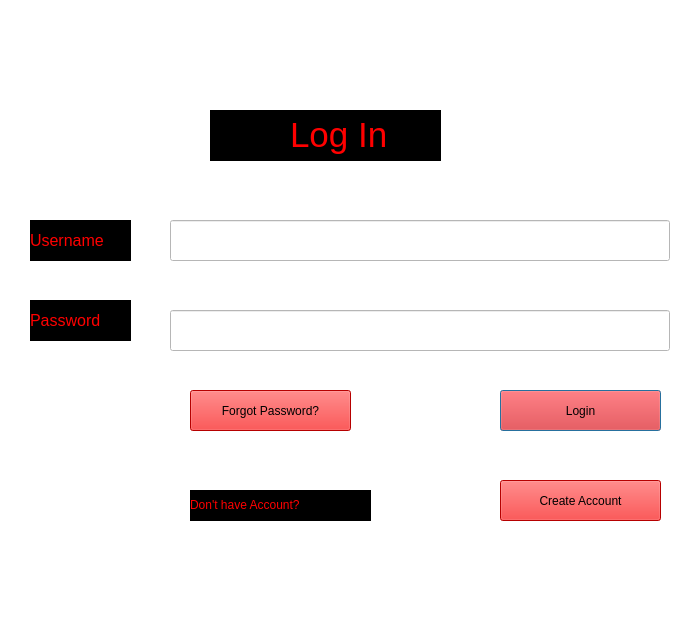
<?xml version="1.0" encoding="UTF-8"?>
<ui version="4.0">
 <class>Dialog</class>
 <widget class="QDialog" name="Dialog">
  <property name="geometry">
   <rect>
    <x>0</x>
    <y>0</y>
    <width>700</width>
    <height>620</height>
   </rect>
  </property>
  <property name="windowTitle">
   <string>Dialog</string>
  </property>
  <property name="styleSheet">
   <string notr="true">font: 75 12pt &quot;MS Shell Dlg 2&quot;;
background-color: rgb(255, 255, 255);</string>
  </property>
  <widget class="QLabel" name="lable">
   <property name="geometry">
    <rect>
     <x>210</x>
     <y>110</y>
     <width>231</width>
     <height>51</height>
    </rect>
   </property>
   <property name="styleSheet">
    <string notr="true">background-color: rgb(0, 0, 0);

font-size: 24pt;</string>
   </property>
   <property name="text">
    <string>&lt;!DOCTYPE HTML PUBLIC &quot;-//W3C//DTD HTML 4.0//EN&quot; &quot;http://www.w3.org/TR/REC-html40/strict.dtd&quot;&gt;
&lt;html&gt;&lt;head&gt;&lt;meta name=&quot;qrichtext&quot; content=&quot;1&quot; /&gt;&lt;style type=&quot;text/css&quot;&gt;
p, li { white-space: pre-wrap; }
&lt;/style&gt;&lt;/head&gt;&lt;body style=&quot; font-family:'MS Shell Dlg 2'; font-size:24pt; font-weight:400; font-style:normal;&quot;&gt;
&lt;p style=&quot; margin-top:0px; margin-bottom:0px; margin-left:0px; margin-right:0px; -qt-block-indent:0; text-indent:0px;&quot;&gt;&lt;span style=&quot; font-size:26pt; color:#ff0000;&quot;&gt;  	Log In&lt;/span&gt;&lt;/p&gt;&lt;/body&gt;&lt;/html&gt;</string>
   </property>
  </widget>
  <widget class="QLabel" name="label_2">
   <property name="geometry">
    <rect>
     <x>30</x>
     <y>220</y>
     <width>101</width>
     <height>41</height>
    </rect>
   </property>
   <property name="styleSheet">
    <string notr="true">background-color: rgb(0, 0, 0);
font-size : 12pt;
</string>
   </property>
   <property name="text">
    <string>&lt;html&gt;&lt;head/&gt;&lt;body&gt;&lt;p&gt;&lt;span style=&quot; color:#ff0000;&quot;&gt;Username&lt;/span&gt;&lt;/p&gt;&lt;/body&gt;&lt;/html&gt;</string>
   </property>
  </widget>
  <widget class="QLabel" name="label_3">
   <property name="geometry">
    <rect>
     <x>30</x>
     <y>300</y>
     <width>101</width>
     <height>41</height>
    </rect>
   </property>
   <property name="styleSheet">
    <string notr="true">background-color: rgb(0, 0, 0);
font-size : 12pt;</string>
   </property>
   <property name="text">
    <string>&lt;html&gt;&lt;head/&gt;&lt;body&gt;&lt;p&gt;&lt;span style=&quot; color:#ff0000;&quot;&gt;Password&lt;/span&gt;&lt;/p&gt;&lt;/body&gt;&lt;/html&gt;</string>
   </property>
  </widget>
  <widget class="QLineEdit" name="name">
   <property name="geometry">
    <rect>
     <x>170</x>
     <y>220</y>
     <width>500</width>
     <height>41</height>
    </rect>
   </property>
   <property name="styleSheet">
    <string notr="true">background-color: rgb(85, 255, 0);
background-color: rgb(255, 255, 255);
font-size:10pt;</string>
   </property>
   <property name="text">
    <string/>
   </property>
  </widget>
  <widget class="QLineEdit" name="password">
   <property name="geometry">
    <rect>
     <x>170</x>
     <y>310</y>
     <width>500</width>
     <height>41</height>
    </rect>
   </property>
   <property name="styleSheet">
    <string notr="true">background-color: rgb(85, 85, 0);
background-color: rgb(255, 255, 255);
font: 10pt &quot;MS Shell Dlg 2&quot;;</string>
   </property>
  </widget>
  <widget class="QPushButton" name="loginpushbutton">
   <property name="geometry">
    <rect>
     <x>500</x>
     <y>390</y>
     <width>161</width>
     <height>41</height>
    </rect>
   </property>
   <property name="styleSheet">
    <string notr="true">background-color: rgb(255, 0, 0);
font: 75 12pt &quot;MS Shell Dlg 2&quot;;</string>
   </property>
   <property name="text">
    <string>Login</string>
   </property>
  </widget>
  <widget class="QLabel" name="label_4">
   <property name="geometry">
    <rect>
     <x>190</x>
     <y>490</y>
     <width>181</width>
     <height>31</height>
    </rect>
   </property>
   <property name="styleSheet">
    <string notr="true">font: 12pt &quot;MS Shell Dlg 2&quot;;
background-color: rgb(0, 0, 0);</string>
   </property>
   <property name="text">
    <string>&lt;html&gt;&lt;head/&gt;&lt;body&gt;&lt;p&gt;&lt;span style=&quot; color:#ff0000;&quot;&gt;Don't have Account?&lt;/span&gt;&lt;/p&gt;&lt;/body&gt;&lt;/html&gt;</string>
   </property>
  </widget>
  <widget class="QPushButton" name="createaccbutton">
   <property name="geometry">
    <rect>
     <x>500</x>
     <y>480</y>
     <width>161</width>
     <height>41</height>
    </rect>
   </property>
   <property name="styleSheet">
    <string notr="true">background-color: rgb(255, 0, 0);
font: 75 12pt &quot;MS Shell Dlg 2&quot;;</string>
   </property>
   <property name="text">
    <string>Create Account</string>
   </property>
  </widget>
  <widget class="QPushButton" name="forgotpass">
   <property name="geometry">
    <rect>
     <x>190</x>
     <y>390</y>
     <width>161</width>
     <height>41</height>
    </rect>
   </property>
   <property name="styleSheet">
    <string notr="true">background-color: rgb(255, 0, 0);
font: 75 12pt &quot;MS Shell Dlg 2&quot;;</string>
   </property>
   <property name="text">
    <string>Forgot Password?</string>
   </property>
  </widget>
 </widget>
 <resources/>
 <connections/>
</ui>
